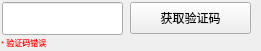
   <widget class="QWidget" name="widget_4" native="true">
    <property name="geometry">
     <rect>
      <x>17</x>
      <y>260</y>
      <width>261</width>
      <height>51</height>
     </rect>
    </property>
    <widget class="QLabel" name="label_4">
     <property name="geometry">
      <rect>
       <x>1</x>
       <y>36</y>
       <width>121</width>
       <height>16</height>
      </rect>
     </property>
     <property name="maximumSize">
      <size>
       <width>16777215</width>
       <height>17</height>
      </size>
     </property>
     <property name="font">
      <font>
       <pointsize>6</pointsize>
      </font>
     </property>
     <property name="styleSheet">
      <string notr="true">color: rgb(255, 0, 0);</string>
     </property>
     <property name="text">
      <string>* 验证码错误</string>
     </property>
     <property name="alignment">
      <set>Qt::AlignLeading|Qt::AlignLeft|Qt::AlignTop</set>
     </property>
    </widget>
    <widget class="PrimaryPushButton" name="PrimaryPushButton_2">
     <property name="geometry">
      <rect>
       <x>130</x>
       <y>2</y>
       <width>121</width>
       <height>32</height>
      </rect>
     </property>
     <property name="styleSheet">
      <string notr="true">PushButton, ToolButton, ToggleButton, ToggleToolButton {
    color: black;
    background: rgba(255, 255, 255, 0.7);
    border: 1px solid rgba(0, 0, 0, 0.073);
    border-bottom: 1px solid rgba(0, 0, 0, 0.183);
    border-radius: 5px;
    /* font: 14px 'Segoe UI', 'Microsoft YaHei'; */
    padding: 5px 12px 6px 12px;
    outline: none;
}

ToolButton {
    padding: 5px 9px 6px 8px;
}

PushButton[hasIcon=false] {
    padding: 5px 12px 6px 12px;
}

PushButton[hasIcon=true] {
    padding: 5px 12px 6px 36px;
}

DropDownToolButton, PrimaryDropDownToolButton {
    padding: 5px 31px 6px 8px;
}

DropDownPushButton[hasIcon=false],
PrimaryDropDownPushButton[hasIcon=false] {
    padding: 5px 31px 6px 12px;
}

DropDownPushButton[hasIcon=true],
PrimaryDropDownPushButton[hasIcon=true] {
    padding: 5px 31px 6px 36px;
}

PushButton:hover, ToolButton:hover, ToggleButton:hover, ToggleToolButton:hover {
    background: rgba(249, 249, 249, 0.5);
}

PushButton:pressed, ToolButton:pressed, ToggleButton:pressed, ToggleToolButton:pressed {
    color: rgba(0, 0, 0, 0.63);
    background: rgba(249, 249, 249, 0.3);
    border-bottom: 1px solid rgba(0, 0, 0, 0.073);
}

PushButton:disabled, ToolButton:disabled, ToggleButton:disabled, ToggleToolButton:disabled {
    color: rgba(0, 0, 0, 0.36);
    background: rgba(249, 249, 249, 0.3);
    border: 1px solid rgba(0, 0, 0, 0.06);
    border-bottom: 1px solid rgba(0, 0, 0, 0.06);
}


PrimaryPushButton,
PrimaryToolButton,
ToggleButton:checked,
ToggleToolButton:checked {
    color: white;
    background-color: #009faa;
    border: 1px solid #00a7b3;
    border-bottom: 1px solid #007780;
}

PrimaryPushButton:hover,
PrimaryToolButton:hover,
ToggleButton:checked:hover,
ToggleToolButton:checked:hover {
    background-color: #00a7b3;
    border: 1px solid #2daab3;
    border-bottom: 1px solid #007780;
}

PrimaryPushButton:pressed,
PrimaryToolButton:pressed,
ToggleButton:checked:pressed,
ToggleToolButton:checked:pressed {
	padding-left:16px;
	padding-top:8px;
    color: rgba(255, 255, 255, 0.63);
    background-color: #3eabb3;
    border: 1px solid #3eabb3;
}

PrimaryPushButton:disabled,
PrimaryToolButton:disabled,
ToggleButton:checked:disabled,
ToggleToolButton:checked:disabled {
    color: rgba(255, 255, 255, 0.9);
    background-color: rgb(205, 205, 205);
    border: 1px solid rgb(205, 205, 205);
}

SplitDropButton,
PrimarySplitDropButton {
    border-left: none;
    border-top-left-radius: 0;
    border-bottom-left-radius: 0;
}

#splitPushButton,
#splitToolButton,
#primarySplitPushButton,
#primarySplitToolButton {
    border-top-right-radius: 0;
    border-bottom-right-radius: 0;
}

#splitPushButton:pressed,
#splitToolButton:pressed,
SplitDropButton:pressed {
    border-bottom: 1px solid rgba(0, 0, 0, 0.183);
}

PrimarySplitDropButton:pressed {
    border-bottom: 1px solid #007780;
}

#primarySplitPushButton, #primarySplitToolButton {
    border-right: 1px solid #3eabb3;
}

#primarySplitPushButton:pressed, #primarySplitToolButton:pressed {
    border-bottom: 1px solid #007780;
}

HyperlinkButton {
    /* font: 14px 'Segoe UI', 'Microsoft YaHei'; */
    padding: 6px 12px 6px 12px;
    color: #009faa;
    border: none;
    border-radius: 6px;
    background-color: transparent;
}

HyperlinkButton[hasIcon=false] {
    padding: 6px 12px 6px 12px;
}

HyperlinkButton[hasIcon=true] {
    padding: 6px 12px 6px 36px;
}

HyperlinkButton:hover {
    color: #009faa;
    background-color: rgba(0, 0, 0, 10);
    border: none;
}

HyperlinkButton:pressed {
    color: #009faa;
    background-color: rgba(0, 0, 0, 6);
    border: none;
}

HyperlinkButton:disabled {
    color: rgba(0, 0, 0, 0.43);
    background-color: transparent;
    border: none;
}


RadioButton {
    min-height: 24px;
    max-height: 24px;
    background-color: transparent;
    font: 14px 'Segoe UI', 'Microsoft YaHei', 'PingFang SC';
    color: black;
}

RadioButton::indicator {
    width: 18px;
    height: 18px;
    border-radius: 11px;
    border: 2px solid #999999;
    background-color: rgba(0, 0, 0, 5);
    margin-right: 4px;
}

RadioButton::indicator:hover {
    background-color: rgba(0, 0, 0, 0);
}

RadioButton::indicator:pressed {
    border: 2px solid #bbbbbb;
    background-color: qradialgradient(spread:pad, cx:0.5, cy:0.5, radius:0.5, fx:0.5, fy:0.5,
            stop:0 rgb(255, 255, 255),
            stop:0.5 rgb(255, 255, 255),
            stop:0.6 rgb(225, 224, 223),
            stop:1 rgb(225, 224, 223));
}

RadioButton::indicator:checked {
    height: 22px;
    width: 22px;
    border: none;
    border-radius: 11px;
    background-color: qradialgradient(spread:pad, cx:0.5, cy:0.5, radius:0.5, fx:0.5, fy:0.5,
            stop:0 rgb(255, 255, 255),
            stop:0.5 rgb(255, 255, 255),
            stop:0.6 #009faa,
            stop:1 #009faa);
}

RadioButton::indicator:checked:hover {
    background-color: qradialgradient(spread:pad, cx:0.5, cy:0.5, radius:0.5, fx:0.5, fy:0.5,
            stop:0 rgb(255, 255, 255),
            stop:0.6 rgb(255, 255, 255),
            stop:0.7 #009faa,
            stop:1 #009faa);
}

RadioButton::indicator:checked:pressed {
    background-color: qradialgradient(spread:pad, cx:0.5, cy:0.5, radius:0.5, fx:0.5, fy:0.5,
            stop:0 rgb(255, 255, 255),
            stop:0.5 rgb(255, 255, 255),
            stop:0.6 #009faa,
            stop:1 #009faa);
}

RadioButton:disabled {
    color: rgba(0, 0, 0, 110);
}

RadioButton::indicator:disabled {
    border: 2px solid #bbbbbb;
    background-color: transparent;
}

RadioButton::indicator:disabled:checked {
    border: none;
    background-color: qradialgradient(spread:pad, cx:0.5, cy:0.5, radius:0.5, fx:0.5, fy:0.5,
            stop:0 rgb(255, 255, 255),
            stop:0.5 rgb(255, 255, 255),
            stop:0.6 rgba(0, 0, 0, 0.2169),
            stop:1 rgba(0, 0, 0, 0.2169));
}

TransparentToolButton,
TransparentToggleToolButton,
TransparentDropDownToolButton,
TransparentPushButton,
TransparentDropDownPushButton,
TransparentTogglePushButton {
    background-color: transparent;
    border: none;
    border-radius: 5px;
    margin: 0;
}

TransparentToolButton:hover,
TransparentToggleToolButton:hover,
TransparentDropDownToolButton:hover,
TransparentPushButton:hover,
TransparentDropDownPushButton:hover,
TransparentTogglePushButton:hover {
    background-color: rgba(0, 0, 0, 9);
    border: none;
}

TransparentToolButton:pressed,
TransparentToggleToolButton:pressed,
TransparentDropDownToolButton:pressed,
TransparentPushButton:pressed,
TransparentDropDownPushButton:pressed,
TransparentTogglePushButton:pressed {
    background-color: rgba(0, 0, 0, 6);
    border: none;
}

TransparentToolButton:disabled,
TransparentToggleToolButton:disabled,
TransparentDropDownToolButton:disabled,
TransprentPushButton:disabled,
TransparentDropDownPushButton:disabled,
TransprentTogglePushButton:disabled {
    background-color: transparent;
    border: none;
}


PillPushButton,
PillPushButton:hover,
PillPushButton:pressed,
PillPushButton:disabled,
PillPushButton:checked,
PillPushButton:checked:hover,
PillPushButton:checked:pressed,
PillPushButton:disabled:checked,
PillToolButton,
PillToolButton:hover,
PillToolButton:pressed,
PillToolButton:disabled,
PillToolButton:checked,
PillToolButton:checked:hover,
PillToolButton:checked:pressed,
PillToolButton:disabled:checked {
    background-color: transparent;
    border: none;
}
</string>
     </property>
     <property name="text">
      <string>获取验证码</string>
     </property>
    </widget>
    <widget class="LineEdit" name="LineEdit">
     <property name="geometry">
      <rect>
       <x>2</x>
       <y>2</y>
       <width>121</width>
       <height>33</height>
      </rect>
     </property>
    </widget>
   </widget>
